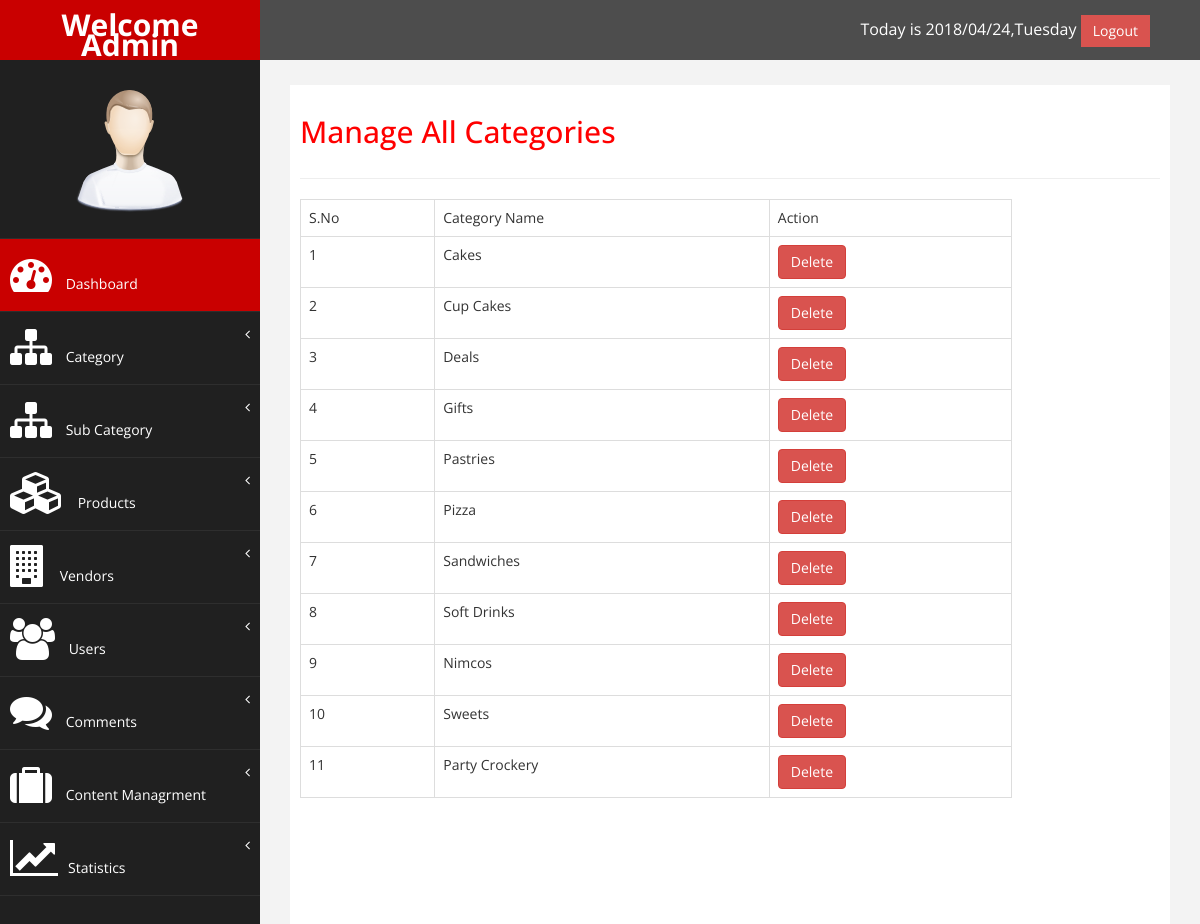
The app's page /admin/allcategory.php (signed in) with its own data.
### tables this page shows
CREATE TABLE `category` (
  `Cid` int(11) NOT NULL,
  `CatName` varchar(255) NOT NULL
);

### admin/allcategory.php (the view)
<?php
include("header.php");?>
<div id="page-inner">
<div class="row">
<div class="col-md-12">
<h2> Manage All Categories</h2>
</div>
</div>
<hr/>
<div class="row">
<div class="col-md-10">
<table class="table table-bordered" >
  <tr>
    <td>S.No</td>
    <td>Category Name</td>
    <td>Action</td>
  </tr>
  <?php
  $query="select * from category";
  $sql=mysqli_query($conn,$query);
  if(mysqli_num_rows($sql) > 0){
	  $i=1;
while($row=mysqli_fetch_assoc($sql)){
  ?>
  <tr>
    <td><?php echo $i++; ?></td>
    <td><?php echo ucwords($row['CatName']);?> </td>
    <td><a href="del.php?id=<?php echo $row['Cid'];?>" class="btn btn-danger"> Delete</a></td>
  </tr>
  <?php
}
  }
  ?>
</table>
</div>
</div>
</div>
<?php
include("footer.php");?>

### admin/assets/css/custom.css (style rules this page uses)
body { font-family: 'Open Sans', sans-serif; }
#page-inner { width:100%; margin:10px 20px 10px 0px; background-color:#fff!important; padding:10px; min-height:1200px; }
h2 { color: #f00; }

### records on screen
category: CatName "Cakes"
category: CatName "Cup Cakes"
category: CatName "Deals"
category: CatName "Gifts"
category: CatName "Pastries"
category: CatName "Pizza"
category: CatName "Sandwiches"
category: CatName "Soft Drinks"
category: CatName "Nimcos"
category: CatName "Sweets"
category: CatName "Party Crockery"
